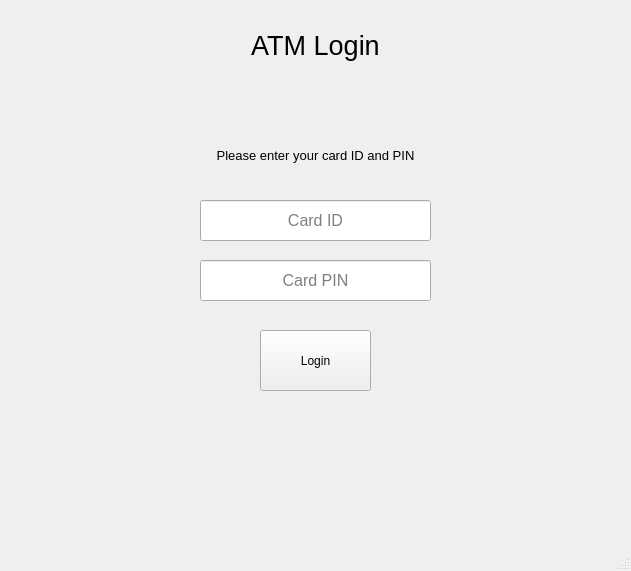
<?xml version="1.0" encoding="UTF-8"?>
<ui version="4.0">
 <class>MainWindow</class>
 <widget class="QMainWindow" name="MainWindow">
  <property name="geometry">
   <rect>
    <x>0</x>
    <y>0</y>
    <width>631</width>
    <height>571</height>
   </rect>
  </property>
  <property name="windowTitle">
   <string>MainWindow</string>
  </property>
  <widget class="QWidget" name="centralwidget">
   <widget class="QStackedWidget" name="stackedWidget">
    <property name="geometry">
     <rect>
      <x>0</x>
      <y>90</y>
      <width>631</width>
      <height>391</height>
     </rect>
    </property>
    <property name="currentIndex">
     <number>0</number>
    </property>
    <widget class="QWidget" name="loginPage">
     <widget class="QLabel" name="labelInfo">
      <property name="geometry">
       <rect>
        <x>180</x>
        <y>40</y>
        <width>271</width>
        <height>51</height>
       </rect>
      </property>
      <property name="font">
       <font>
        <pointsize>10</pointsize>
       </font>
      </property>
      <property name="text">
       <string>Please enter your card ID and PIN</string>
      </property>
      <property name="alignment">
       <set>Qt::AlignmentFlag::AlignCenter</set>
      </property>
     </widget>
     <widget class="QPushButton" name="btnLogin">
      <property name="geometry">
       <rect>
        <x>260</x>
        <y>240</y>
        <width>111</width>
        <height>61</height>
       </rect>
      </property>
      <property name="text">
       <string>Login</string>
      </property>
     </widget>
     <widget class="QLineEdit" name="textCardId">
      <property name="geometry">
       <rect>
        <x>200</x>
        <y>110</y>
        <width>231</width>
        <height>41</height>
       </rect>
      </property>
      <property name="font">
       <font>
        <pointsize>12</pointsize>
       </font>
      </property>
      <property name="text">
       <string/>
      </property>
      <property name="alignment">
       <set>Qt::AlignmentFlag::AlignCenter</set>
      </property>
      <property name="placeholderText">
       <string>Card ID</string>
      </property>
     </widget>
     <widget class="QLabel" name="labelError">
      <property name="geometry">
       <rect>
        <x>200</x>
        <y>320</y>
        <width>231</width>
        <height>61</height>
       </rect>
      </property>
      <property name="font">
       <font>
        <pointsize>12</pointsize>
       </font>
      </property>
      <property name="text">
       <string/>
      </property>
      <property name="alignment">
       <set>Qt::AlignmentFlag::AlignCenter</set>
      </property>
      <property name="wordWrap">
       <bool>true</bool>
      </property>
     </widget>
     <widget class="QLineEdit" name="textPin">
      <property name="geometry">
       <rect>
        <x>200</x>
        <y>170</y>
        <width>231</width>
        <height>41</height>
       </rect>
      </property>
      <property name="font">
       <font>
        <pointsize>12</pointsize>
       </font>
      </property>
      <property name="text">
       <string/>
      </property>
      <property name="maxLength">
       <number>4</number>
      </property>
      <property name="echoMode">
       <enum>QLineEdit::EchoMode::Password</enum>
      </property>
      <property name="alignment">
       <set>Qt::AlignmentFlag::AlignCenter</set>
      </property>
      <property name="placeholderText">
       <string>Card PIN</string>
      </property>
     </widget>
    </widget>
    <widget class="QWidget" name="cardSelectionPage"/>
   </widget>
   <widget class="QLabel" name="label_2">
    <property name="geometry">
     <rect>
      <x>200</x>
      <y>20</y>
      <width>231</width>
      <height>51</height>
     </rect>
    </property>
    <property name="font">
     <font>
      <pointsize>20</pointsize>
     </font>
    </property>
    <property name="text">
     <string>ATM Login</string>
    </property>
    <property name="alignment">
     <set>Qt::AlignmentFlag::AlignCenter</set>
    </property>
   </widget>
  </widget>
  <widget class="QMenuBar" name="menubar">
   <property name="geometry">
    <rect>
     <x>0</x>
     <y>0</y>
     <width>631</width>
     <height>26</height>
    </rect>
   </property>
  </widget>
  <widget class="QStatusBar" name="statusbar"/>
 </widget>
 <resources/>
 <connections/>
</ui>
